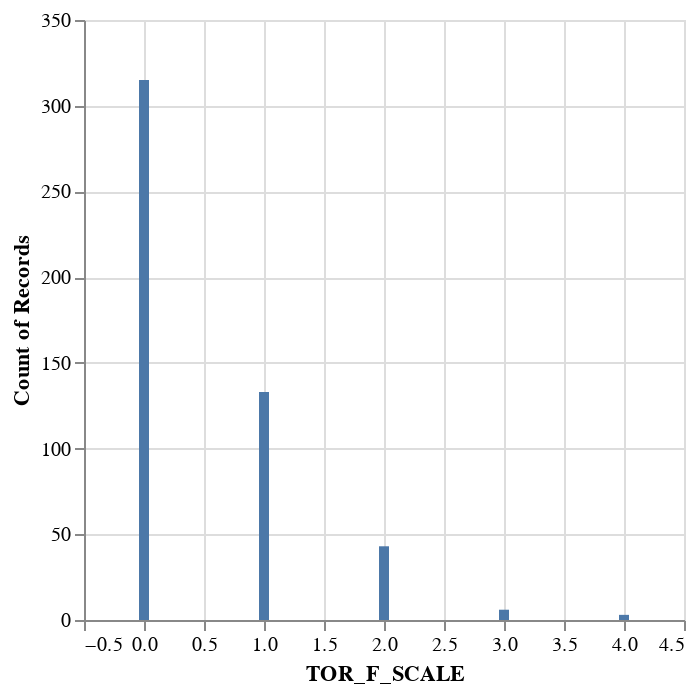

Notebook source saved alongside this figure:
### Code cell
alt.Chart(df).mark_bar().encode(
    x='TOR_F_SCALE',
    y = 'count()'
)

### Figure 1 — Vega-Lite specification as saved in the notebook (floating-point values rounded to 4 significant figures; data arrays with more than 128 entries replaced by an {"elided": "..."} marker saying what was removed)
{"config": {"view": {"continuousWidth": 300, "continuousHeight": 300}}, "data": {"name": "data-6c67fd6b6ecc4003f549c486195f011b"}, "mark": {"type": "bar"}, "encoding": {"x": {"field": "TOR_F_SCALE", "type": "quantitative"}, "y": {"aggregate": "count", "type": "quantitative"}}, "$schema": "https://vega.github.io/schema/vega-lite/v5.6.1.json", "datasets": {"data-6c67fd6b6ecc4003f549c486195f011b": {"elided": "500 records"}}}
